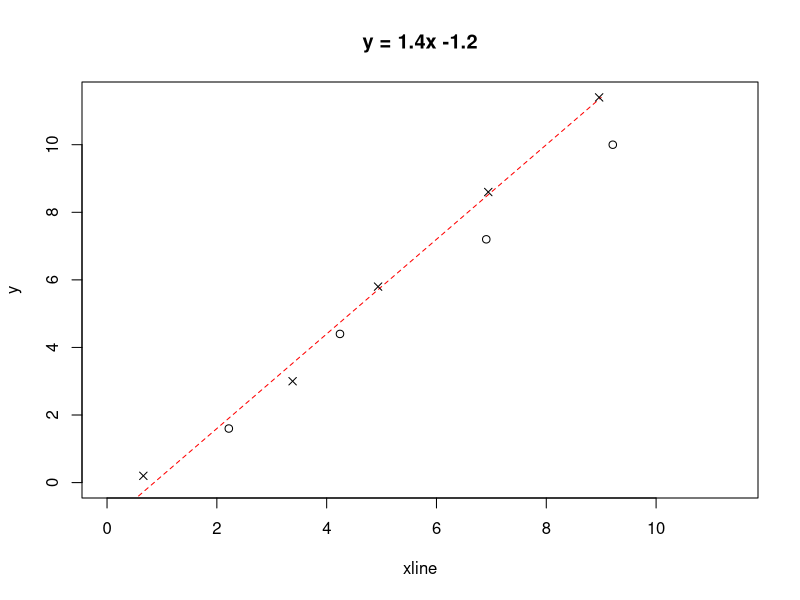
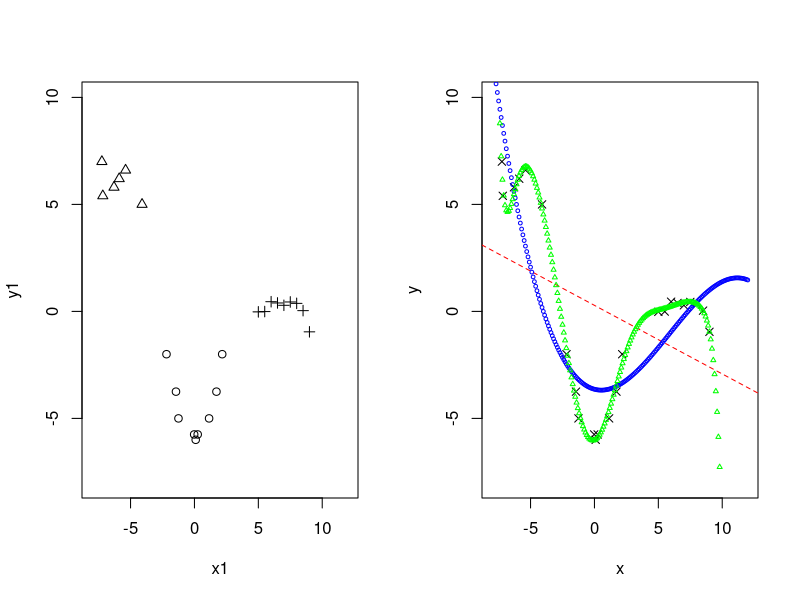

The R source for these figures, in order:

##########################
# straight line
##########################
par(mfrow=c(1,1))
set.seed(42)
m <- 1.4
b <- -1.2
x <- 0:9
jitter<-0.6
xline <- x
y <- m*x+b
x <- x+rnorm(10)*jitter
title <- paste("y = ",m,"x ",b,sep="")
plot(xline,y,type="l",lty=2,col="red",main=title,xlim=c(0,max(y)),ylim=c(0,max(y)))
points(x[seq(1,10,2)],y[seq(1,10,2)],pch=1)
points(x[seq(2,11,2)],y[seq(2,11,2)],pch=4)

##########################
# polynomial regression / overfitting
##########################
par(mfrow=c(1,2))
set.seed(1)
x1 <- seq(-2,2,0.5)

# y=x^2-6
jitter<-0.3
y1 <- (x1^2)-6
x1 <- x1+rnorm(length(x1))*jitter
plot(x1,y1,xlim=c(-8,12),ylim=c(-8,10),pch=1)
x <- x1
y <- y1

# y=-x
jitter<-0.8
x2 <- seq(-7,-5,0.4)
y2 <- -x2
x2 <- x2+rnorm(length(x2))*jitter
points(x2,y2,pch=2)
x <- c(x,x2)
y <- c(y,y2)

# y=0.4 *rnorm(length(x3))*jitter
jitter<-1.2
x3 <- seq(5,9,0.5)
y3 <- 0.4 *rnorm(length(x3))*jitter
points(x3,y3,pch=3)
x <- c(x,x3)
y <- c(y,y3)

df <- data.frame(cbind(x,y))
plot(x,y,xlim=c(-8,12),ylim=c(-8,10),pch=4)

model1 <- lm(y~.,data=df)
abline(coef(model1),lty=2,col="red")

max_degree<-3
for (i in 2:max_degree)
{
  col<-paste("x",i,sep="")
  df[,col] <- df$x^i
}
model2 <- lm(y~.,data=df)
xplot <- seq(-8,12,0.1)
yplot <- (xplot^0)*model2$coefficients[1]
for (i in 1:max_degree)
  yplot <- yplot +(xplot^i)*model2$coefficients[i+1]
points(xplot,yplot,col="blue", cex=0.5)

max_degree<-12
for (i in 2:max_degree)
{
  col<-paste("x",i,sep="")
  df[,col] <- df$x^i
}
model3 <- lm(y~.,data=df)
xplot <- seq(-8,12,0.1)
yplot <- (xplot^0)*model3$coefficients[1]
for (i in 1:max_degree)
  yplot <- yplot +(xplot^i)*model3$coefficients[i+1]
points(xplot,yplot,col="green", cex=0.5,pch=2)

MSE1 <- c(crossprod(model1$residuals)) / length(model1$residuals)
MSE2 <- c(crossprod(model2$residuals)) / length(model2$residuals)
MSE3 <- c(crossprod(model3$residuals)) / length(model3$residuals)
print(sprintf(" Model 1 MSE = %1.2f",MSE1))
print(sprintf(" Model 2 MSE = %1.2f",MSE2))
print(sprintf(" Model 3 MSE = %1.2f",MSE3))


#######################



